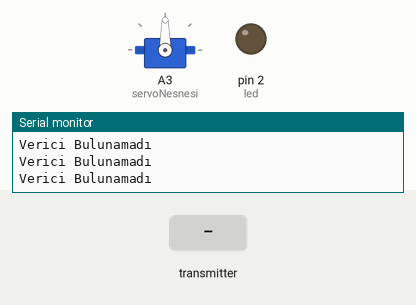
Simulated run of this sketch. Board: Arduino Uno, built with avr-gcc and run on an emulated ATmega328P. Parts: servo, output pins drawn as LEDs (lit = HIGH), the last lines printed to the serial monitor. Dashed ring = blinking. Inputs (shaded band) come from the test bench. No radio packets arrive unless stated.

Above: at 2.2 s.
2.3 s: the transmitter starts sending verilerim.0 = 0
At 2.6 s:
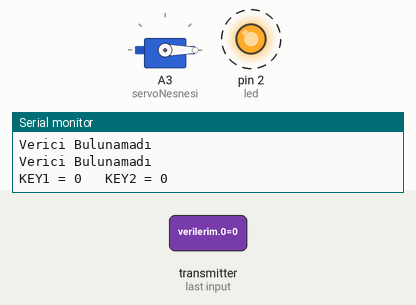
5.3 s: the transmitter starts sending verilerim.1 = 512
At 5.63 s:
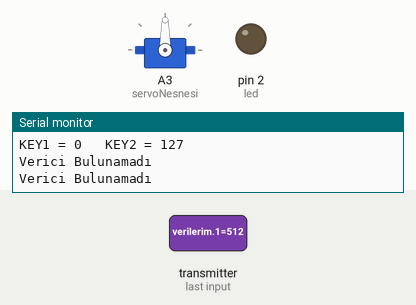
8.3 s: the transmitter starts sending verilerim.0 = 256
11.3 s: the transmitter starts sending verilerim.1 = 256
At 11.64 s:
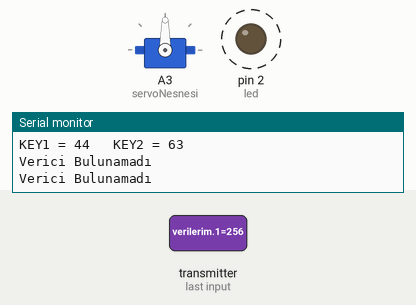
14.3 s: the transmitter starts sending verilerim.0 = 512
17.3 s: the transmitter starts sending verilerim.0 = 1023
Timing chart, 0 to 21.3 s (numbered marks = the images above; inputs shaded):
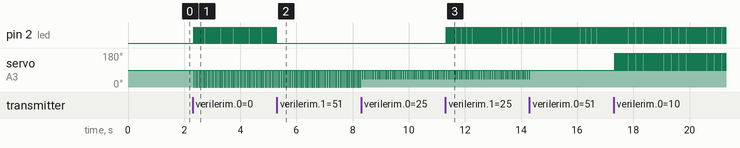

Measured:
- after the input at 2.3 s, pin 2 (led): alternates HIGH for 0.02 s and LOW for 0.04 s, starting at once; servo on A3 (servoNesnesi): alternates 90° for 0.04 s and 0° for 0.02 s, starting at once
- after the input at 5.3 s, pin 2 (led): stops changing and stays LOW
- after the input at 11.3 s, pin 2 (led): alternates HIGH for 0.02 s and LOW for 0.04 s, starting at once

The sketch:

alici.ino
```cpp
//NRF24L01 alıcı kodu
//Mucit Pilot
//Ağustos 2020
//mucitpilot.blogspot.com

/*
nRF24L01 Modül Bağlantıları:
   1 - GND
   2 - VCC 3.3V !!! 5V DEĞİL !!!
   3 - CE Arduino pin 9
   4 - CSN Arduino pin 8
   5 - SCK Arduino pin 13
   6 - MOSI Arduino pin 11
   7 - MISO Arduino pin 12
   8 - Kullanmıyoruz
   -
   Analog Joystick veya 10K pot:
   GND --Arduino GND
   VCC -- Arduino +5V
   X Pot -- Arduino A0
   Y Pot -- Arduino A1

 */

#define KEY1 0  //diziden gelecek değişkenler için tanımladık (bu örnekte 2 veri alacağız)
#define KEY2 0


/*-----( kütüphaneleri yükleyelim )-----*/
#include <Servo.h>
#include <SPI.h>
#include <nRF24L01.h>
#include <RF24.h>

//RF modülün pinleri
#define CE_PIN 8
#define CSN_PIN 9


const uint64_t pipe = 0xE8E8F0F0E1LL;  // adres


/*-----( radio nesnesi yaratılıyor)-----*/
RF24 radio(CE_PIN, CSN_PIN);  //
/*-----( değişkenler tanımlanıyor )-----*/

// radiodan gelen 5 adet veriyi almak için bir dizi oluşturuyoruz
int verilerim[] = { KEY1, KEY2 };  // keylerimiz
int servodegeri, leddegeri;
Servo servoNesnesi;  //servomuz için bir nesne tanımladık.

int led = 2;  //ledi Arduino'nun 2.pinine
//Bu ledi kumanda ile iletişim kurma başarılı ise yakıp kumandayı görmüyorsa söndürüyoruz

void setup() {
  Serial.begin(9600);
  delay(1000);

  pinMode(led, OUTPUT);
  servoNesnesi.attach(A3);  //servomuzun sinyal kablosu 10. pwm kanala bağlı
  //////////////////////////////////////////////////////////

  //radio ile iletişim kuruyoruz
  Serial.println("Nrf24L01 Alıcı Başlatılıyor");
  radio.begin();
  radio.openReadingPipe(1, pipe);
  radio.startListening();
  ///////////////////////////////
}  //--(setup bitti )---


void loop() /****** LOOP: sürekli çalışır ******/
{

  if (radio.available())  //eğer radyo ile temas kurabilmişse
  {
    // done değişkeni false yapıyoruz ve while içinde sonsuz döngü oluşturarak verileri toplayacağız
    bool done = false;
    while (!done) {
      // veriyi alıyoruz.
      //done = radio.read(verilerim, sizeof(verilerim));   //ne kadar veri varsa al demek
      done = radio.available();
      if (done) {
        radio.read(verilerim, sizeof(verilerim));
      }

      digitalWrite(led, LOW);                            //ledi söndürdük
      servodegeri = map(verilerim[0], 0, 1023, 0, 179);  //stickten gelen bilgiyi servo için 0-179 aralığına uyarladık
      leddegeri = map(verilerim[1], 0, 1023, 0, 255);    //stickten gelen bilgiyi 0-255 aralığına uyarladık
      //serial monitörden verileri görmek için;
      Serial.print("KEY1 = ");
      Serial.print(servodegeri);
      Serial.print("   KEY2 = ");
      Serial.print(leddegeri);
      Serial.println();

      // kumandadan gelen değerlere göre hareketlere karar veriyoruz (burada her joystick için yaklaşık orta noktaya göre +-10 birim nötr alan bırakmak gerek
      //ki parazitten değişince istemsiz hareket etmesin

      servoNesnesi.write(servodegeri);

      if ((leddegeri > 130) || (leddegeri < 120))  // sadece ileri komutu veriliyor ileri gidecek
      {
        digitalWrite(led, HIGH);
      } else {
        digitalWrite(led, LOW);
      }


    }  //while
  }    //ilk if

  //eğer radyo bulunamazsa
  else {
    Serial.println("Verici Bulunamadı");
    verilerim[0] = 0;
    verilerim[1] = 0;

    servoNesnesi.write(90);  //servoyu ortalıyoruz
    digitalWrite(led, LOW);  //ledimizi de söndürüyoruz
  }

}  //--(main loop sonu )---
```
